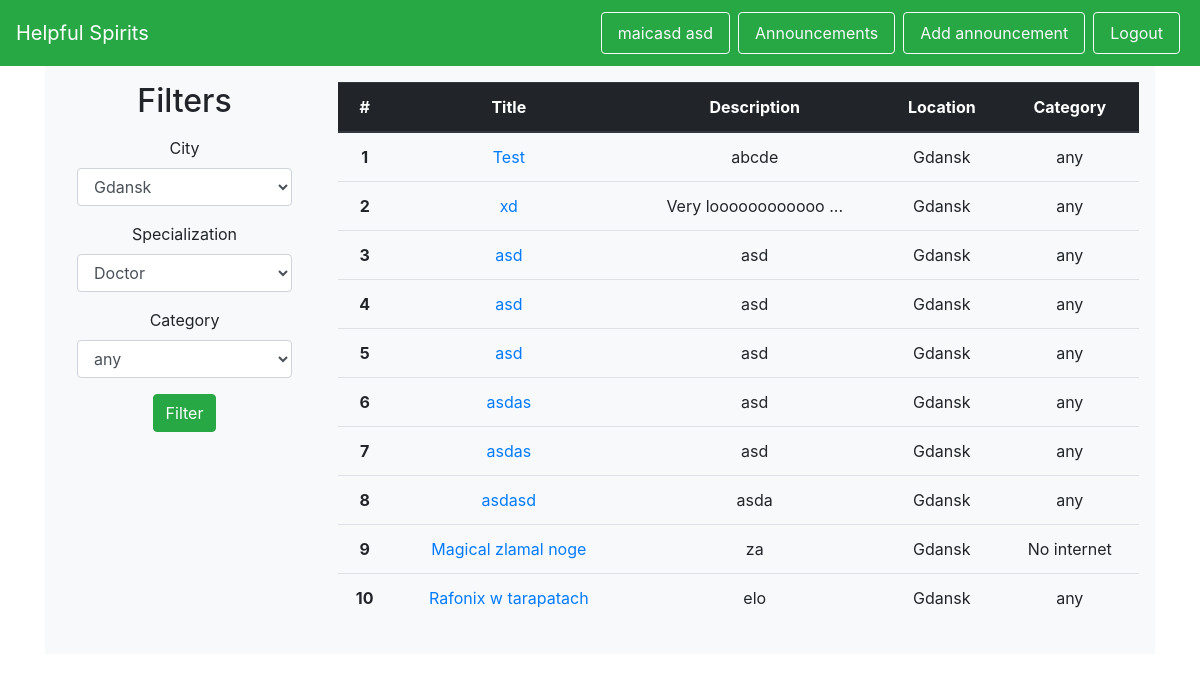
/posters (signed in), run on the app's committed database.
### helpful_spirits/models.py (models this page shows, shortened)
class User(db.Model, UserMixin):
    id = db.Column(db.Integer, primary_key=True)
    firstname = db.Column(db.String(50), nullable=False)
    surname = db.Column(db.String(50), nullable=False)
    birthday = db.Column(db.Date, nullable=False)
    phone = db.Column(db.String, nullable=False)
    password_hash = db.Column(db.String, nullable=False)
    email = db.Column(db.String)

class Poster(db.Model):
    id = db.Column(db.Integer, primary_key=True)
    add_date = db.Column(db.Date, nullable=False)
    start_date = db.Column(db.Date, nullable=False)
    end_date = db.Column(db.Date)
    is_active = db.Column(db.Boolean, nullable=False)
    title = db.Column(db.String(100), nullable=False)
    description = db.Column(db.String(1000), nullable=False)
    location_id = db.Column(db.Integer, db.ForeignKey('location.id'), nullable=False)
    victim_id = db.Column(db.Integer, db.ForeignKey('victim.id'), nullable=False)
    category_id = db.Column(db.Integer, db.ForeignKey('category.id'), nullable=False)
    @staticmethod
    def get_all_active():
        return Poster.query.filter_by(is_active=True).filter(Poster.end_date >= date.today()).all()

class City(db.Model):
    id = db.Column(db.Integer, primary_key=True)
    id = db.Column(db.Integer, primary_key=True)
    name = db.Column(db.String(50), nullable=False, unique=True)
    volunteers = db.relationship('Volunteer', backref='city')
    locations = db.relationship('Location', backref='city')

class Category(db.Model):
    id = db.Column(db.Integer, primary_key=True)
    name = db.Column(db.String(50), nullable=False)
    danger_level = db.Column(db.Integer, nullable=False)
    posters = db.relationship('Poster', backref='category')

### helpful_spirits/views.py (the view)
@app.route('/posters', methods=['GET', 'POST'])
def posters():
    form = FilterSearch()
    if form.validate_on_submit():
        specific_posters = Poster.get_specific(category=form.category_name.data, city=form.city.data,
                                               specialization=None)
        iterator_ = zip(specific_posters, range(len(specific_posters)))
        return render_template('posters.html', posters=iterator_, form=form)
    else:
        all_active_posters = Poster.get_all_active()
        iterator_ = zip(all_active_posters, range(len(all_active_posters)))
        return render_template('posters.html', posters=iterator_, form=form)

### helpful_spirits/forms.py
class FilterSearch(Form):
    city_choices = [(city.name, city.name) for city in City.get_all()]
    category_choices = [(category.name, category.name) for category in Category.get_all()]
    specialisation_choices = [(specialisation.name, specialisation.name) for specialisation in Specialisation.get_all()]
    city = SelectField('City', choices=city_choices, validators=[DataRequired()])
    specialisation = SelectField('Specialization', choices=specialisation_choices)
    category_name = SelectField('Category', choices=category_choices, validators=[DataRequired()])

### helpful_spirits/__init__.py (called while the page is built)
@login_manager.user_loader
def load_user(user_id):
    return models.User.query.filter_by(id=user_id).first()

### helpful_spirits/templates/posters.html (shortened to what this page needs)
{% extends 'base.html' %}
{% from "includes/_forms.html" import render_field %}
{% block body %}
<div id="wrapper-divPC" style="background-color: #f8f9fa;">
    <div class="row py-3 px-3">
        <div class="col-md-3 col-xs-12 text-center">
            <h2>Filters</h2>
            <p>
                <form id="register-form" method="POST" action="/posters">
                    <div class="form-group mx-3">
                        {{ render_field(form.city, class_="form-control") }}
                    </div>
                    <div class="form-group mx-3">
                        {{ render_field(form.specialisation, class_="form-control") }}
                    </div>
                    <div class="form-group mx-3">
                        {{ render_field(form.category_name, class_="form-control") }}
                    </div>
                    <p><input type="submit" class="btn btn-success mx-3" value="Filter"></p>
                </form>
            </p>
        </div>
        <div class="col-md-9 col-xs-12">
            <div id="posters">
                <table class="table text-center">
                    <thead class="thead-dark">
                        <tr>
                            <th scope="col">#</th>
                            <th scope="col">Title</th>
                            <th scope="col">Description</th>
                            <th scope="col">Location</th>
                            <th scope="col">Category</th>
                        </tr>
                    </thead>
                    <tbody>
                        {% for poster, index in posters %}
                        <tr>
                            <th scope="row">{{ index + 1 }}</th>
                            <td><a href="/posters/{{ poster.id }}"> {{ poster.title }}</a></td>
                            <td>{{ poster.description[0:18] }}{% if poster.description[18]!=nil %}
                                ...{% endif %}</td>
                            <td>{{ poster.location.city.name }}</td>
                            <td>{{ poster.category.name }}</td>
                        </tr>
                        {% endfor %}
                    </tbody>
                </table>
            </div>
        </div>
    </div>
    </div>
</div>
{% endblock %}

### helpful_spirits/templates/includes/_navbar.html (shortened to what this page needs)
<nav class="navbar navbar-dark bg-success sticky-top">
    <a class="navbar-brand" href="/">Helpful Spirits</a>
    <ul class="nav list-inline">
        {% if current_user.is_authenticated %}
        <li class="nav-item">
            <a class="nav-link btn btn-outline-light mx-1 my-1" href="/my_profile">{{ current_user.firstname }}
                {{ current_user.surname }}</a>
        </li>
        <li class="nav-item">
            <a class="nav-link btn btn-outline-light mx-1 my-1" href="/posters">Announcements</a>
        </li>
        <li class="nav-item">
            <a class="nav-link btn btn-outline-light mx-1 my-1" href="/add_poster">Add announcement</a>
        </li>
        <li class="nav-item">
            <a class="nav-link btn btn-outline-light mx-1 my-1" href="/logout">Logout</a>
        </li>
        {% endif %}
    </ul>
</nav>

### data on the page
User: firstname "maicasd", surname "asd"
Poster: index "1", title "Test", description "abcde", location.city.name "Gdansk", category.name "any"
Poster: index "2", title "xd", description "Very loooooooooooo", location.city.name "Gdansk", category.name "any"
Poster: index "3", title "asd", description "asd", location.city.name "Gdansk", category.name "any"
Poster: index+1 "4", title "asd", description "asd", location.city.name "Gdansk", category.name "any"
Poster: index "5", title "asd", description "asd", location.city.name "Gdansk", category.name "any"
Poster: index "6", title "asdas", description "asd", location.city.name "Gdansk", category.name "any"
Poster: index "7", title "asdas", description "asd", location.city.name "Gdansk", category.name "any"
Poster: index "8", title "asdasd", description "asda", location.city.name "Gdansk", category.name "any"
Poster: index "9", title "Magical zlamal noge", description "za", location.city.name "Gdansk", category.name "No internet"
Poster: index "10", title "Rafonix w tarapatach", description "elo", location.city.name "Gdansk", category.name "any"

### other printed values
{{ field.label }} "City Specialization Category"
